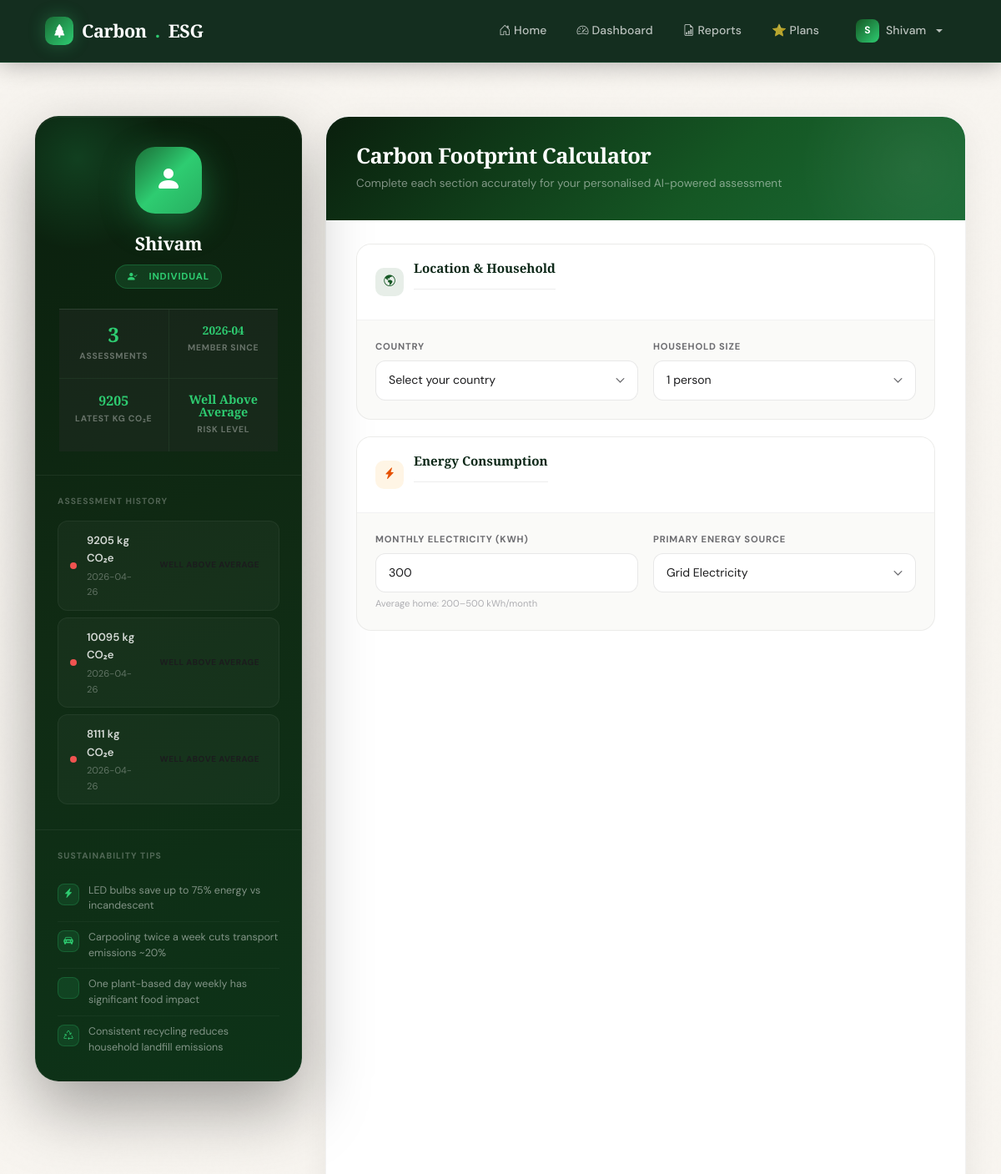
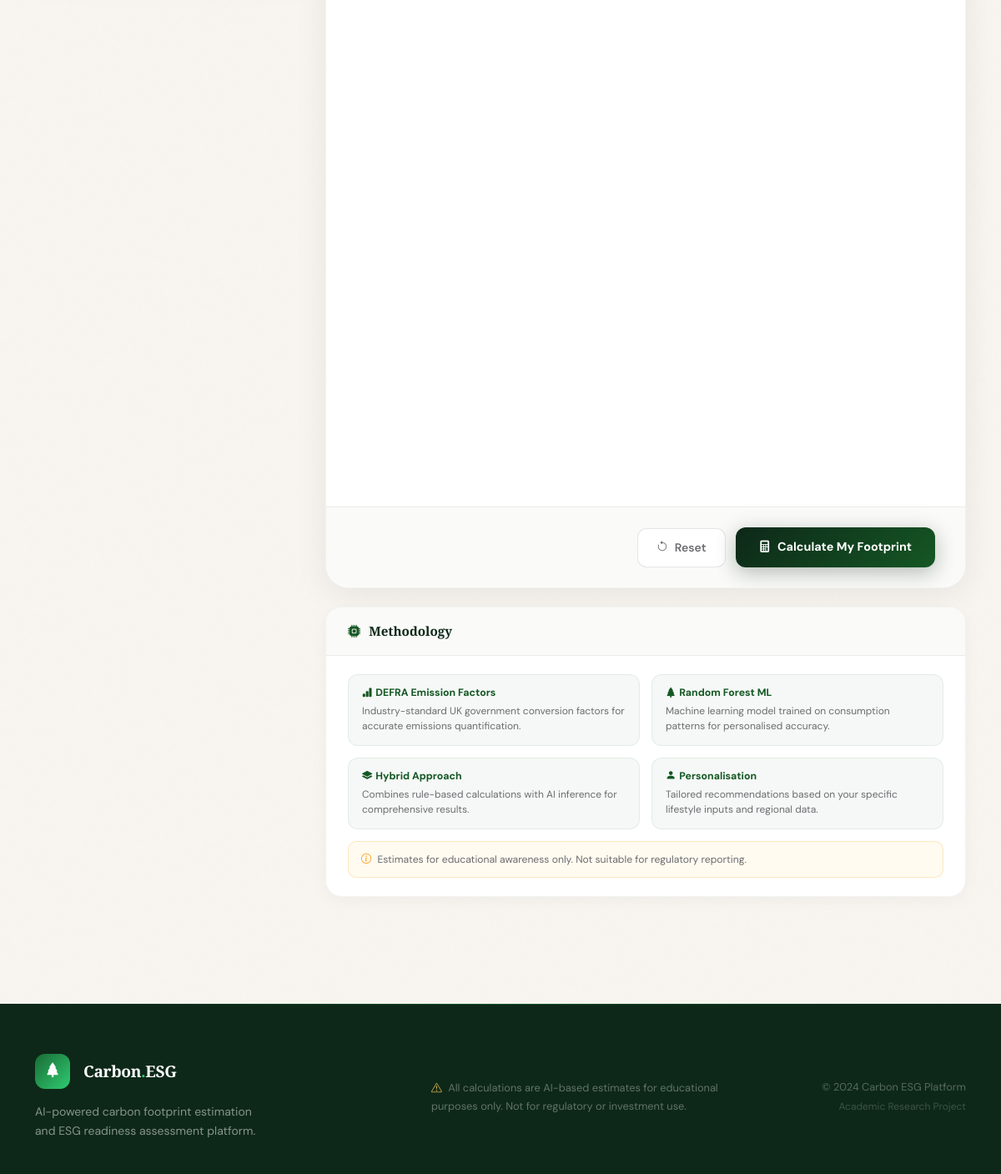
The app's page /dashboard (signed in) with its own data (2 pictures, top to bottom).
### tables this page shows
CREATE TABLE users (
        id INTEGER PRIMARY KEY AUTOINCREMENT,
        username TEXT UNIQUE NOT NULL,
        email TEXT UNIQUE NOT NULL,
        password TEXT NOT NULL,
        user_type TEXT NOT NULL CHECK(user_type IN ('individual', 'enterprise')),
        created_at TIMESTAMP DEFAULT CURRENT_TIMESTAMP,
        subscription_plan TEXT DEFAULT 'free',
        plan_updated_at TIMESTAMP DEFAULT CURRENT_TIMESTAMP
    );

CREATE TABLE individual_assessments (
        id INTEGER PRIMARY KEY AUTOINCREMENT,
        user_id INTEGER,
        country TEXT,
        electricity_kwh REAL,
        vehicle_type TEXT,
        vehicle_km REAL,
        flight_type TEXT,
        diet_type TEXT,
        shopping_freq TEXT,
        recycling TEXT,
        carbon_footprint REAL,
        carbon_level TEXT,
        created_at TIMESTAMP DEFAULT CURRENT_TIMESTAMP,
        home_type TEXT,
        heating_source TEXT,
        meat_frequency INTEGER,
        food_waste TEXT,
        vehicle_efficiency REAL,
        renewable_percent REAL,
        FOREIGN KEY (user_id) REFERENCES users (id)
    );

### app.py (the view, shortened to what this page needs)
@app.route('/dashboard')
def dashboard():
    if not is_logged_in():
        return redirect(url_for('login'))
    user = get_current_user()
    conn = get_db_connection()
    if user['user_type'] == 'individual':
        assessments = conn.execute(
            '''SELECT * FROM individual_assessments
               WHERE user_id = ? ORDER BY created_at DESC LIMIT 5''',
            (user['id'],)
        ).fetchall()
        template = 'individual_dashboard.html'
    conn.close()
    return render_template(template,
                          user=user,
                          assessments=assessments)

### templates/individual_dashboard.html (shortened to what this page needs)
{% extends "base.html" %}
{% block content %}
<div class="dash-wrap">
  <aside>
    <div class="profile-card">
      <div class="profile-header">
        <div class="avatar-ring"><i class="bi bi-person-fill"></i></div>
        <div class="profile-name">{{ user.username }}</div>
        <div class="profile-badge"><i class="bi bi-person-check-fill"></i>&nbsp; Individual</div>
        <div class="profile-stats">
          <div class="stat-cell">
            <div class="stat-val">{{ assessments|length }}</div>
            <div class="stat-lbl">Assessments</div>
          </div>
          <div class="stat-cell">
            <div class="stat-val" style="font-size:.85rem;">{{ user.created_at[:7] if user.created_at else '—' }}</div>
            <div class="stat-lbl">Member Since</div>
          </div>
          <div class="stat-cell">
            {% if assessments %}
            <div class="stat-val" style="font-size:1rem;">{{ assessments[0].carbon_footprint|round|int }}</div>
            <div class="stat-lbl">Latest kg CO₂e</div>
            {% else %}
            <div class="stat-val">—</div>
            <div class="stat-lbl">Latest Score</div>
            {% endif %}
          </div>
          <div class="stat-cell">
            {% if assessments %}
            <div class="stat-val" style="font-size:.9rem;">{{ assessments[0].carbon_level }}</div>
            <div class="stat-lbl">Risk Level</div>
            {% else %}
            <div class="stat-val">—</div>
            <div class="stat-lbl">Risk Level</div>
            {% endif %}
          </div>
        </div>
      </div>
      <div class="history-section">
        <div class="section-eyebrow">Assessment History</div>
        {% if assessments %}
          {% for a in assessments %}
          <div class="history-item">
            <div class="history-dot" style="background:{% if a.carbon_level|lower == 'low' %}#2ecc71{% elif a.carbon_level|lower == 'medium' %}#ff9800{% else %}#ef5350{% endif %};"></div>
            <div class="history-info">
              <div class="history-label">{{ a.carbon_footprint|round|int }} kg CO₂e</div>
              <div class="history-sub">{{ a.created_at[:10] }}</div>
            </div>
            <span class="level-chip {{ a.carbon_level|lower }}">{{ a.carbon_level }}</span>
          </div>
          {% endfor %}
        {% else %}
          <div style="text-align:center;padding:20px 0;color:rgba(255,255,255,.28);font-size:.82rem;">
            <i class="bi bi-clock-history" style="font-size:1.8rem;display:block;margin-bottom:10px;opacity:.4;"></i>
            No history yet
          </div>
        {% endif %}
      </div>
      <div class="tips-section">
        <div class="section-eyebrow">Sustainability Tips</div>
        <div class="tip-item">
          <div class="tip-icon"><i class="bi bi-lightning-charge-fill"></i></div>
          <div class="tip-text">LED bulbs save up to 75% energy vs incandescent</div>
        </div>
        <div class="tip-item">
          <div class="tip-icon"><i class="bi bi-car-front-fill"></i></div>
          <div class="tip-text">Carpooling twice a week cuts transport emissions ~20%</div>
        </div>
        <div class="tip-item">
          <div class="tip-icon"></div>
          <div class="tip-text">One plant-based day weekly has significant food impact</div>
        </div>
        <div class="tip-item">
          <div class="tip-icon"><i class="bi bi-recycle"></i></div>
          <div class="tip-text">Consistent recycling reduces household landfill emissions</div>
        </div>
      </div>
    </div>
  </aside>
  <div>
    <div class="calc-shell">
      <div class="calc-header">
        <h2>Carbon Footprint Calculator</h2>
        <p>Complete each section accurately for your personalised AI-powered assessment</p>
      </div>
      <form method="POST" action="{{ url_for('calculate_individual') }}" id="calcForm">
        <div class="form-body">
          <div class="form-section">
            <div class="form-section-header">
              <div class="section-icon green"><i class="bi bi-globe-americas"></i></div>
              <div class="form-section-title">Location &amp; Household</div>
            </div>
            <div class="form-grid form-grid-2">
              <div>
                <label class="field-label" for="country">Country</label>
                <select class="dash-select" id="country" name="country" required>
                  <option value="">Select your country</option>
                </select>
              </div>
              <div>
                <label class="field-label" for="household_size">Household Size</label>
                <select class="dash-select" id="household_size" name="household_size" required>
                  <option value="1" {% if form_data and form_data.household_size=='1' %}selected{% endif %}>1 person</option>
                </select>
              </div>
            </div>
          </div>
          <div class="form-section">
            <div class="form-section-header">
              <div class="section-icon amber"><i class="bi bi-lightning-charge-fill"></i></div>
              <div class="form-section-title">Energy Consumption</div>
            </div>
            <div class="form-grid form-grid-2">
              <div>
                <label class="field-label" for="electricity_kwh">Monthly Electricity (kWh)</label>
                <input type="number" class="dash-input" id="electricity_kwh" name="electricity_kwh"
                       min="0" max="5000" step="10"
                       value="{{ form_data.electricity_kwh if form_data else '300' }}" required>
                <div class="field-hint">Average home: 200–500 kWh/month</div>
              </div>
              <div>
                <label class="field-label" for="energy_source">Primary Energy Source</label>
                <select class="dash-select" id="energy_source" name="energy_source" required>
                  <option value="grid" {% if not form_data or form_data.energy_source=='grid' %}selected{% endif %}>Grid Electricity</option>
                </select>
              </div>
            </div>
          </div>
        </div>
        <div class="form-footer">
          <button type="reset" class="btn-reset"><i class="bi bi-arrow-counterclockwise me-2"></i>Reset</button>
          <button type="submit" class="btn-calculate" id="submitBtn">
            <i class="bi bi-calculator-fill"></i> Calculate My Footprint
          </button>
        </div>
      </form>
    </div>
    <div class="info-card">
      <div class="info-card-header"><i class="bi bi-cpu-fill" style="color:#155724;"></i> Methodology</div>
      <div class="info-card-body">
        <div class="method-grid">
          <div class="method-item">
            <h6><i class="bi bi-bar-chart-fill me-1"></i>DEFRA Emission Factors</h6>
            <p>Industry-standard UK government conversion factors for accurate emissions quantification.</p>
          </div>
          <div class="method-item">
            <h6><i class="bi bi-tree-fill me-1"></i>Random Forest ML</h6>
            <p>Machine learning model trained on consumption patterns for personalised accuracy.</p>
          </div>
          <div class="method-item">
            <h6><i class="bi bi-layers-fill me-1"></i>Hybrid Approach</h6>
            <p>Combines rule-based calculations with AI inference for comprehensive results.</p>
          </div>
          <div class="method-item">
            <h6><i class="bi bi-person-fill me-1"></i>Personalisation</h6>
            <p>Tailored recommendations based on your specific lifestyle inputs and regional data.</p>
          </div>
        </div>
        <div style="margin-top:14px;padding:11px 15px;background:#fffbf0;border-radius:10px;border:1px solid rgba(255,152,0,.2);font-size:.76rem;color:#6c6c70;">
          <i class="bi bi-info-circle me-1" style="color:#ff9800;"></i>
          Estimates for educational awareness only. Not suitable for regulatory reporting.
        </div>
      </div>
    </div>
  </div>
</div>
{% endblock %}

### templates/base.html (shortened to what this page needs)
<!DOCTYPE html>
<html lang="en">
<head>
    <link href="https://cdn.jsdelivr.net/npm/bootstrap@5.3.0/dist/css/bootstrap.min.css" rel="stylesheet">
    <link rel="stylesheet" href="https://cdn.jsdelivr.net/npm/bootstrap-icons@1.11.3/font/bootstrap-icons.css">
    <link rel="stylesheet" href="{{ url_for('static', filename='css/style.css') }}">
</head>
<body>
    <nav class="navbar navbar-expand-lg">
        <div class="container">
            <a class="navbar-brand" href="{{ url_for('index') }}">
                <div class="brand-icon">
                    <i class="bi bi-tree-fill"></i>
                </div>
                Carbon<span class="brand-dot">.</span>ESG
            </a>
            <div class="collapse navbar-collapse" id="navbarNav">
                <ul class="navbar-nav ms-auto align-items-lg-center gap-1">
                    <li class="nav-item">
                        <a class="nav-link" href="{{ url_for('index') }}">
                            <i class="bi bi-house-door"></i> Home
                        </a>
                    </li>
                    {% if session.user_id %}
                        <li class="nav-item">
                            <a class="nav-link" href="{{ url_for('dashboard') }}">
                                <i class="bi bi-speedometer2"></i> Dashboard
                            </a>
                        </li>
                        <li class="nav-item">
                            <a class="nav-link" href="{{ url_for('view_reports') }}">
                                <i class="bi bi-file-earmark-bar-graph"></i> Reports
                            </a>
                        </li>
                        <li class="nav-item">
                            <a class="nav-link" href="{{ url_for('pricing') }}">
                                ⭐ Plans
                            </a>
                        </li>
                        <li class="nav-item dropdown ms-2">
                            <a class="nav-link dropdown-toggle d-flex align-items-center gap-2" href="#" id="userDropdown" role="button" data-bs-toggle="dropdown" aria-expanded="false">
                                <span style="width:28px;height:28px;border-radius:8px;background:linear-gradient(135deg,#155724,#2ecc71);display:inline-flex;align-items:center;justify-content:center;font-size:.75rem;color:white;font-weight:700;">
                                    {{ session.username[0]|upper }}
                                </span>
                                {{ session.username }}
                            </a>
                        </li>
                    {% endif %}
                </ul>
            </div>
        </div>
    </nav>
    <main class="container py-5">
        {% block content %}{% endblock %}
    </main>
    <footer>
        <div class="container">
            <div class="row align-items-center">
                <div class="col-lg-5 mb-4 mb-lg-0">
                    <div class="d-flex align-items-center gap-3 mb-3">
                        <div style="width:42px;height:42px;border-radius:12px;background:linear-gradient(135deg,#1a6b35,#2ecc71);display:flex;align-items:center;justify-content:center;font-size:1.1rem;color:white;">
                            <i class="bi bi-tree-fill"></i>
                        </div>
                        <h5 class="mb-0">Carbon<span style="color:#2ecc71">.</span>ESG</h5>
                    </div>
                    <p class="footer-tagline mb-0">AI-powered carbon footprint estimation<br>and ESG readiness assessment platform.</p>
                </div>
                <div class="col-lg-4 mb-4 mb-lg-0">
                    <p style="font-size:.8rem;color:rgba(255,255,255,.35);line-height:1.7;" class="mb-0">
                        <i class="bi bi-exclamation-triangle me-1" style="color:#c9a84c;"></i>
                        All calculations are AI-based estimates for educational purposes only. Not for regulatory or investment use.
                    </p>
                </div>
                <div class="col-lg-3 text-lg-end">
                    <p style="font-size:.8rem;color:rgba(255,255,255,.3);" class="mb-1">© 2024 Carbon ESG Platform</p>
                    <p style="font-size:.75rem;color:rgba(255,255,255,.2);" class="mb-0">Academic Research Project</p>
                </div>
            </div>
        </div>
    </footer>
</body>
</html>

### records on screen
users: username "Shivam", created_at "2026-04"
individual_assessments: carbon_footprint "9205", carbon_level "Well Above Average", created_at "2026-04-26"
individual_assessments: carbon_footprint "10095", created_at "2026-04-26"
individual_assessments: carbon_footprint "8111", created_at "2026-04-26"

### other values on screen
{{ session.username[0]|upper }} "S"
{{ assessments|length }} "3"
